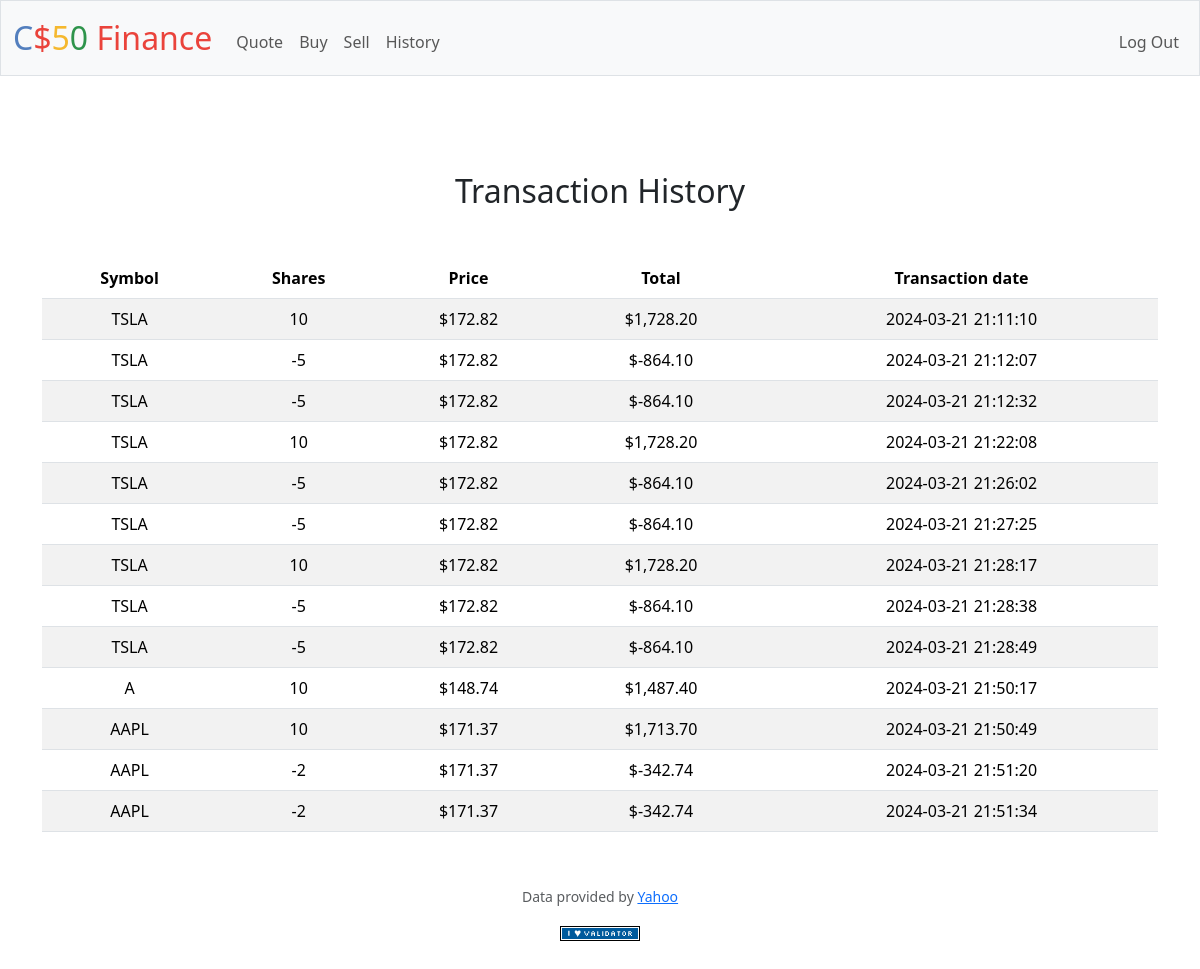
Screenshot of /history (signed in) with the database file from the repository.
### tables this page shows
CREATE TABLE stocks (id INTEGER PRIMARY KEY AUTOINCREMENT NOT NULL, user_id INTEGER NOT NULL, symbol TEXT NOT NULL, price NUMERIC NOT NULL, shares INTEGER NOT NULL, total_price NUMERIC NOT NULL, date_created datetime default current_timestamp, FOREIGN KEY (user_id) REFERENCES users(id));

### app.py (the view)
@app.route("/history")
@login_required
def history():
    stock_data = db.execute(
        "SELECT symbol, shares, price, total_price, date_created \
         FROM stocks WHERE user_id = ?", session["user_id"])
    stock_data = format_stock_prices(stock_data)
    return render_template("history.html", stocks=stock_data)

### app.py (called while the page is built)
@app.after_request
def after_request(response):
    response.headers["Cache-Control"] = "no-cache, no-store, must-revalidate"
    response.headers["Expires"] = 0
    response.headers["Pragma"] = "no-cache"
    return response

### helpers.py (called while the page is built)
def login_required(f):
    @wraps(f)
    def decorated_function(*args, **kwargs):
        if session.get("user_id") is None:
            return redirect("/login")
        return f(*args, **kwargs)
    return decorated_function

def usd(value):
    return f"${value:,.2f}"

def format_stock_prices(stock_data):
    for _, stock in enumerate(stock_data):
        stock['price'] = usd(stock['price'])
        stock['total_price'] = usd(stock['total_price'])
    return stock_data

### templates/history.html (shortened to what this page needs)
{% extends "layout.html" %}
{% block main %}
    <h2 class="card-title p-5">Transaction History</h2>
    <div class="table-responsive" style="overflow: auto; max-height: 580px">
        <table class="table table-striped">
            <thead>
                <tr>
                    <th scope="col">Symbol</th>
                    <th scope="col">Shares</th>
                    <th scope="col">Price</th>
                    <th scope="col">Total</th>
                    <th scope="col">Transaction date</th>
                </tr>
            </thead>
            <tbody>
                {% for stock in stocks %}
                <tr>
                    <td>{{stock['symbol']}}</td>
                    <td>{{stock['shares']}}</td>
                    <td>{{stock['price']}}</td>
                    <td>{{stock['total_price']}}</td>
                    <td>{{stock['date_created']}}</td>
                </tr>
                {% endfor %}
            </tbody>
        </table>
    </div>
{% endblock %}

### templates/layout.html (shortened to what this page needs)
<!DOCTYPE html>
<html lang="en">
    <head>
        <link href="https://cdn.jsdelivr.net/npm/bootstrap@5.3.2/dist/css/bootstrap.min.css" rel="stylesheet"
>
        <link href="/static/styles.css" rel="stylesheet">
    </head>
    <body>
        <nav class="bg-light border navbar navbar-expand-md navbar-light">
            <div class="container-fluid">
                <a class="navbar-brand" href="/"><span class="blue">C</span><span class="red">$</span><span
                        class="yellow">5</span><span class="green">0</span> <span class="red">Finance</span></a>
                <div class="collapse navbar-collapse" id="navbar">
                    {% if session["user_id"] %}
                    <ul class="navbar-nav me-auto mt-2">
                        <li class="nav-item"><a class="nav-link" href="/quote">Quote</a></li>
                        <li class="nav-item"><a class="nav-link" href="/buy">Buy</a></li>
                        <li class="nav-item"><a class="nav-link" href="/sell">Sell</a></li>
                        <li class="nav-item"><a class="nav-link" href="/history">History</a></li>
                    </ul>
                    <ul class="navbar-nav ms-auto mt-2">
                        <li class="nav-item"><a class="nav-link" href="/logout">Log Out</a></li>
                    </ul>
                    {% else %}
                    <ul class="navbar-nav ms-auto mt-2">
                        <li class="nav-item"><a class="nav-link" href="/register">Register</a></li>
                        <li class="nav-item"><a class="nav-link" href="/login">Log In</a></li>
                    </ul>
                    {% endif %}
                </div>
            </div>
        </nav>
        <main class="container py-5 text-center">
            {% block main %}{% endblock %}
        </main>
        <footer class="mb-5">
            <p class="mb-3 small text-center text-muted">
                Data provided by <a href="https://finance.yahoo.com/">Yahoo</a>
            </p>
            <form action="https://validator.w3.org/check" class="text-center" enctype="multipart/form-data" method="post"
                target="_blank">
                <input alt="Validate" src="/static/I_heart_validator.png" type="image">
            </form>
        </footer>
    </body>
</html>

### static/styles.css (style rules this page uses)
nav .navbar-brand { font-size: xx-large; }
nav .navbar-brand .blue { color: #537fbe; }
nav .navbar-brand .red { color: #ea433b; }
nav .navbar-brand .yellow { color: #f5b82e; }
nav .navbar-brand .green { color: #2e944b; }

### rows the page displays
stocks: symbol "TSLA", shares "10", price "$172.82", total_price "$1,728.20", date_created "2024-03-21 21:11:10"
stocks: symbol "TSLA", shares "-5", price "$172.82", total_price "$-864.10", date_created "2024-03-21 21:12:07"
stocks: symbol "TSLA", shares "-5", price "$172.82", total_price "$-864.10", date_created "2024-03-21 21:12:32"
stocks: symbol "TSLA", shares "10", price "$172.82", total_price "$1,728.20", date_created "2024-03-21 21:22:08"
stocks: symbol "TSLA", shares "-5", price "$172.82", total_price "$-864.10", date_created "2024-03-21 21:26:02"
stocks: symbol "TSLA", shares "-5", price "$172.82", total_price "$-864.10", date_created "2024-03-21 21:27:25"
stocks: symbol "TSLA", shares "10", price "$172.82", total_price "$1,728.20", date_created "2024-03-21 21:28:17"
stocks: symbol "TSLA", shares "-5", price "$172.82", total_price "$-864.10", date_created "2024-03-21 21:28:38"
stocks: symbol "TSLA", shares "-5", price "$172.82", total_price "$-864.10", date_created "2024-03-21 21:28:49"
stocks: symbol "A", shares "10", price "$148.74", total_price "$1,487.40", date_created "2024-03-21 21:50:17"
stocks: symbol "AAPL", shares "10", price "$171.37", total_price "$1,713.70", date_created "2024-03-21 21:50:49"
stocks: symbol "AAPL", shares "-2", price "$171.37", total_price "$-342.74", date_created "2024-03-21 21:51:20"
stocks: symbol "AAPL", shares "-2", price "$171.37", total_price "$-342.74", date_created "2024-03-21 21:51:34"
